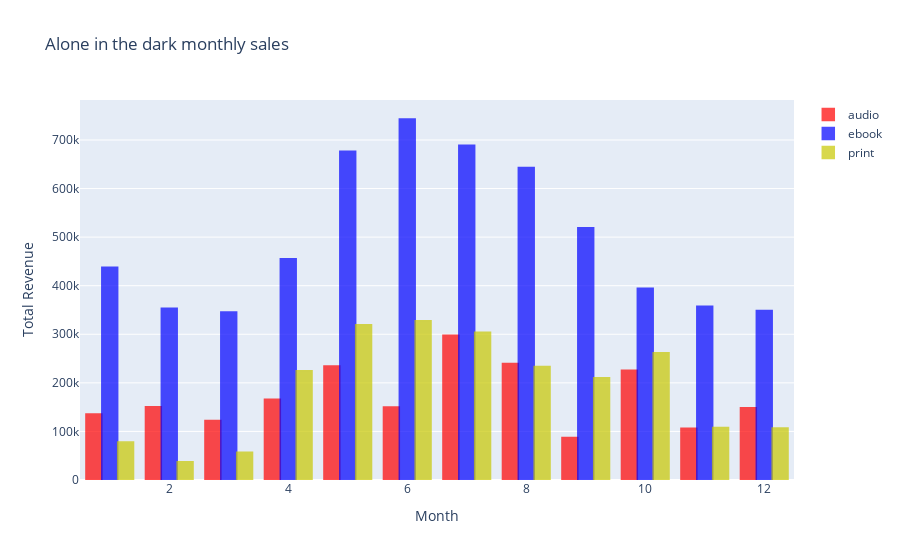

Notebook source saved alongside this figure:
### Code cell
alone_in_the_dark_print_monthly = go.Bar(
                x = df_alone_in_the_dark_print_monthly['month'],
                y = df_alone_in_the_dark_print_monthly['totalrevenue'],
                name = "print", opacity = 0.7,
                marker = dict(color = 'rgb(200, 200, 0)',
                              line=dict(color='rgb(200, 200, 0)',width=1.5)))
alone_in_the_dark_audio_monthly = go.Bar(
                x = df_alone_in_the_dark_audio_monthly['month'],
                y = df_alone_in_the_dark_audio_monthly['totalrevenue'],
                name = "audio", opacity = 0.7,
                marker = dict(color = 'rgb(255, 0, 0)',
                              line=dict(color='rgb(255,0,0)',width=1.5)))

alone_in_the_dark_ebook_monthly = go.Bar(
                x = df_alone_in_the_dark_ebook_monthly['month'],
                y = df_alone_in_the_dark_ebook_monthly['totalrevenue'],
                name = "ebook", opacity = 0.7,
                marker = dict(color = 'rgb(0, 0, 255)',
                              line=dict(color='rgb(0, 0, 255)',width=1.5)))


layout = go.Layout(hovermode= 'closest', title = 'Alone in the dark monthly sales' , xaxis = dict(title = 'Month'), yaxis = dict(title = 'Total Revenue'))
fig = go.Figure(data =  [alone_in_the_dark_audio_monthly,alone_in_the_dark_ebook_monthly,alone_in_the_dark_print_monthly], layout = layout)
fig.show()

### Figure 1 — Plotly figure (JSON) as saved in the notebook; plotly's stock layout.template omitted (floating-point values rounded to 4 significant figures)
{"data": [{"marker": {"color": "rgb(255, 0, 0)", "line": {"color": "rgb(255,0,0)", "width": 1.5}}, "name": "audio", "opacity": 0.7, "type": "bar", "x": [1, 2, 3, 4, 5, 6, 7, 8, 9, 10, 11, 12], "y": [136080, 150920, 122325, 166115, 234775, 150047, 298065, 239750, 87325, 226110, 106475, 148825]}, {"marker": {"color": "rgb(0, 0, 255)", "line": {"color": "rgb(0, 0, 255)", "width": 1.5}}, "name": "ebook", "opacity": 0.7, "type": "bar", "x": [1, 2, 3, 4, 5, 6, 7, 8, 9, 10, 11, 12], "y": [438210, 353523, 345967, 455406, 676832, 743172, 689364, 643077, 519401, 394764, 357673, 348910]}, {"marker": {"color": "rgb(200, 200, 0)", "line": {"color": "rgb(200, 200, 0)", "width": 1.5}}, "name": "print", "opacity": 0.7, "type": "bar", "x": [1, 2, 3, 4, 5, 6, 7, 8, 9, 10, 11, 12], "y": [77984, 37357, 56960, 224650, 319787, 327755, 304013, 233448, 210333, 262200, 108029, 106862]}], "layout": {"hovermode": "closest", "title": {"text": "Alone in the dark monthly sales"}, "xaxis": {"title": {"text": "Month"}}, "yaxis": {"title": {"text": "Total Revenue"}}}}
